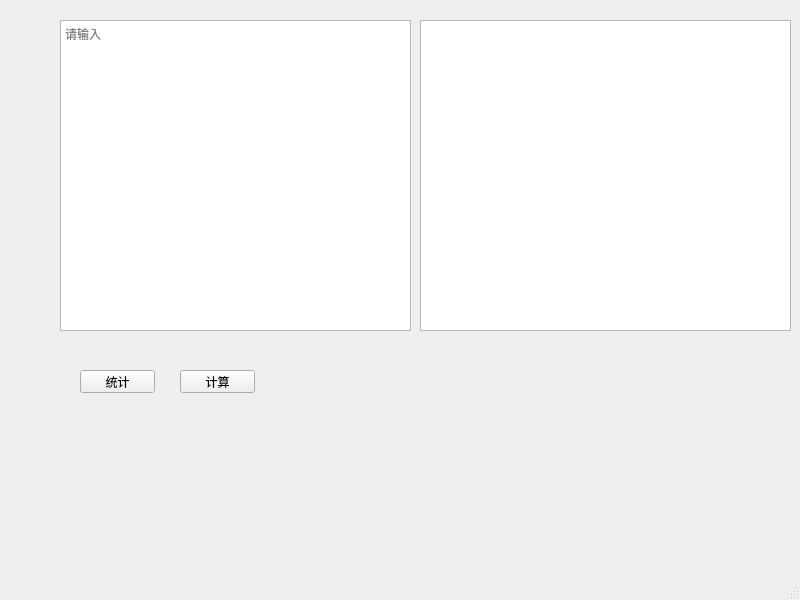
<?xml version="1.0" encoding="UTF-8"?>
<ui version="4.0">
 <class>MainWindow</class>
 <widget class="QMainWindow" name="MainWindow">
  <property name="geometry">
   <rect>
    <x>0</x>
    <y>0</y>
    <width>800</width>
    <height>600</height>
   </rect>
  </property>
  <property name="windowTitle">
   <string>AutoFitting</string>
  </property>
  <widget class="QWidget" name="centralwidget">
   <widget class="QPlainTextEdit" name="plainTextEdit">
    <property name="geometry">
     <rect>
      <x>60</x>
      <y>20</y>
      <width>351</width>
      <height>311</height>
     </rect>
    </property>
    <property name="placeholderText">
     <string>请输入</string>
    </property>
   </widget>
   <widget class="QPushButton" name="pushButton1">
    <property name="geometry">
     <rect>
      <x>80</x>
      <y>370</y>
      <width>75</width>
      <height>23</height>
     </rect>
    </property>
    <property name="text">
     <string>统计</string>
    </property>
   </widget>
   <widget class="QPushButton" name="pushButton2">
    <property name="geometry">
     <rect>
      <x>180</x>
      <y>370</y>
      <width>75</width>
      <height>23</height>
     </rect>
    </property>
    <property name="text">
     <string>计算</string>
    </property>
   </widget>
   <widget class="QGraphicsView" name="graphicsView">
    <property name="geometry">
     <rect>
      <x>420</x>
      <y>20</y>
      <width>371</width>
      <height>311</height>
     </rect>
    </property>
   </widget>
  </widget>
  <widget class="QMenuBar" name="menubar">
   <property name="geometry">
    <rect>
     <x>0</x>
     <y>0</y>
     <width>800</width>
     <height>23</height>
    </rect>
   </property>
  </widget>
  <widget class="QStatusBar" name="statusbar"/>
 </widget>
 <resources/>
 <connections/>
</ui>
